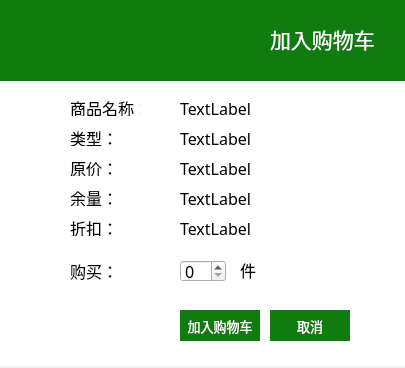
<?xml version="1.0" encoding="UTF-8"?>
<ui version="4.0">
 <class>addCartDialog</class>
 <widget class="QDialog" name="addCartDialog">
  <property name="geometry">
   <rect>
    <x>0</x>
    <y>0</y>
    <width>405</width>
    <height>368</height>
   </rect>
  </property>
  <property name="windowTitle">
   <string>加入购物车</string>
  </property>
  <widget class="QSpinBox" name="spinBoxNum">
   <property name="geometry">
    <rect>
     <x>180</x>
     <y>260</y>
     <width>46</width>
     <height>22</height>
    </rect>
   </property>
   <property name="font">
    <font>
     <family>黑体</family>
     <pointsize>12</pointsize>
    </font>
   </property>
  </widget>
  <widget class="QLabel" name="label1">
   <property name="geometry">
    <rect>
     <x>70</x>
     <y>260</y>
     <width>71</width>
     <height>21</height>
    </rect>
   </property>
   <property name="font">
    <font>
     <family>黑体</family>
     <pointsize>12</pointsize>
    </font>
   </property>
   <property name="text">
    <string>购买：</string>
   </property>
  </widget>
  <widget class="QLabel" name="label_2">
   <property name="geometry">
    <rect>
     <x>240</x>
     <y>260</y>
     <width>54</width>
     <height>20</height>
    </rect>
   </property>
   <property name="font">
    <font>
     <family>黑体</family>
     <pointsize>12</pointsize>
    </font>
   </property>
   <property name="text">
    <string>件</string>
   </property>
  </widget>
  <widget class="QPushButton" name="buttonOk">
   <property name="geometry">
    <rect>
     <x>180</x>
     <y>310</y>
     <width>80</width>
     <height>31</height>
    </rect>
   </property>
   <property name="font">
    <font>
     <family>黑体</family>
     <pointsize>10</pointsize>
    </font>
   </property>
   <property name="styleSheet">
    <string notr="true">color:white;background-color: rgb(16, 124, 15);border-style: solid</string>
   </property>
   <property name="text">
    <string>加入购物车</string>
   </property>
  </widget>
  <widget class="QPushButton" name="buttonCancel">
   <property name="geometry">
    <rect>
     <x>270</x>
     <y>310</y>
     <width>80</width>
     <height>31</height>
    </rect>
   </property>
   <property name="font">
    <font>
     <family>黑体</family>
     <pointsize>10</pointsize>
    </font>
   </property>
   <property name="styleSheet">
    <string notr="true">color:white;background-color: rgb(16, 124, 15);border-style: solid</string>
   </property>
   <property name="text">
    <string>取消</string>
   </property>
  </widget>
  <widget class="QLabel" name="label_3">
   <property name="geometry">
    <rect>
     <x>70</x>
     <y>100</y>
     <width>71</width>
     <height>16</height>
    </rect>
   </property>
   <property name="font">
    <font>
     <family>黑体</family>
     <pointsize>12</pointsize>
    </font>
   </property>
   <property name="text">
    <string>商品名称：</string>
   </property>
  </widget>
  <widget class="QLabel" name="labelName">
   <property name="geometry">
    <rect>
     <x>180</x>
     <y>100</y>
     <width>181</width>
     <height>16</height>
    </rect>
   </property>
   <property name="font">
    <font>
     <family>黑体</family>
     <pointsize>12</pointsize>
    </font>
   </property>
   <property name="text">
    <string>TextLabel</string>
   </property>
  </widget>
  <widget class="QLabel" name="label_5">
   <property name="geometry">
    <rect>
     <x>70</x>
     <y>130</y>
     <width>71</width>
     <height>16</height>
    </rect>
   </property>
   <property name="font">
    <font>
     <family>黑体</family>
     <pointsize>12</pointsize>
    </font>
   </property>
   <property name="text">
    <string>类型：</string>
   </property>
  </widget>
  <widget class="QLabel" name="label_6">
   <property name="geometry">
    <rect>
     <x>70</x>
     <y>160</y>
     <width>71</width>
     <height>16</height>
    </rect>
   </property>
   <property name="font">
    <font>
     <family>黑体</family>
     <pointsize>12</pointsize>
    </font>
   </property>
   <property name="text">
    <string>原价：</string>
   </property>
  </widget>
  <widget class="QLabel" name="label_7">
   <property name="geometry">
    <rect>
     <x>70</x>
     <y>190</y>
     <width>71</width>
     <height>16</height>
    </rect>
   </property>
   <property name="font">
    <font>
     <family>黑体</family>
     <pointsize>12</pointsize>
    </font>
   </property>
   <property name="text">
    <string>余量：</string>
   </property>
  </widget>
  <widget class="QLabel" name="label_8">
   <property name="geometry">
    <rect>
     <x>70</x>
     <y>220</y>
     <width>71</width>
     <height>16</height>
    </rect>
   </property>
   <property name="font">
    <font>
     <family>黑体</family>
     <pointsize>12</pointsize>
    </font>
   </property>
   <property name="text">
    <string>折扣：</string>
   </property>
  </widget>
  <widget class="QLabel" name="labelType">
   <property name="geometry">
    <rect>
     <x>180</x>
     <y>130</y>
     <width>141</width>
     <height>16</height>
    </rect>
   </property>
   <property name="font">
    <font>
     <family>黑体</family>
     <pointsize>12</pointsize>
    </font>
   </property>
   <property name="text">
    <string>TextLabel</string>
   </property>
  </widget>
  <widget class="QLabel" name="labelFullPrice">
   <property name="geometry">
    <rect>
     <x>180</x>
     <y>160</y>
     <width>141</width>
     <height>16</height>
    </rect>
   </property>
   <property name="font">
    <font>
     <family>黑体</family>
     <pointsize>12</pointsize>
    </font>
   </property>
   <property name="text">
    <string>TextLabel</string>
   </property>
  </widget>
  <widget class="QLabel" name="labelStock">
   <property name="geometry">
    <rect>
     <x>180</x>
     <y>190</y>
     <width>141</width>
     <height>16</height>
    </rect>
   </property>
   <property name="font">
    <font>
     <family>黑体</family>
     <pointsize>12</pointsize>
    </font>
   </property>
   <property name="text">
    <string>TextLabel</string>
   </property>
  </widget>
  <widget class="QLabel" name="labelRate">
   <property name="geometry">
    <rect>
     <x>180</x>
     <y>220</y>
     <width>141</width>
     <height>16</height>
    </rect>
   </property>
   <property name="font">
    <font>
     <family>黑体</family>
     <pointsize>12</pointsize>
    </font>
   </property>
   <property name="text">
    <string>TextLabel</string>
   </property>
  </widget>
  <widget class="QLabel" name="label_9">
   <property name="geometry">
    <rect>
     <x>0</x>
     <y>0</y>
     <width>411</width>
     <height>81</height>
    </rect>
   </property>
   <property name="styleSheet">
    <string notr="true">color:white;background-color: rgb(16, 124, 15);border-style: solid</string>
   </property>
   <property name="text">
    <string/>
   </property>
  </widget>
  <widget class="QLabel" name="label_4">
   <property name="geometry">
    <rect>
     <x>210</x>
     <y>15</y>
     <width>48</width>
     <height>48</height>
    </rect>
   </property>
   <property name="text">
    <string/>
   </property>
   <property name="pixmap">
    <pixmap resource="icon.qrc">:/Icon/Icon/addcart-white-48.png</pixmap>
   </property>
  </widget>
  <widget class="QLabel" name="label_10">
   <property name="geometry">
    <rect>
     <x>270</x>
     <y>15</y>
     <width>121</width>
     <height>48</height>
    </rect>
   </property>
   <property name="font">
    <font>
     <family>黑体</family>
     <pointsize>16</pointsize>
    </font>
   </property>
   <property name="styleSheet">
    <string notr="true">color:white;background-color: rgb(16, 124, 15);border-style: solid</string>
   </property>
   <property name="text">
    <string>加入购物车</string>
   </property>
  </widget>
  <widget class="QLabel" name="label">
   <property name="geometry">
    <rect>
     <x>0</x>
     <y>75</y>
     <width>411</width>
     <height>291</height>
    </rect>
   </property>
   <property name="minimumSize">
    <size>
     <width>411</width>
     <height>291</height>
    </size>
   </property>
   <property name="maximumSize">
    <size>
     <width>411</width>
     <height>291</height>
    </size>
   </property>
   <property name="styleSheet">
    <string notr="true">background-color: rgb(255, 255, 255);</string>
   </property>
   <property name="text">
    <string/>
   </property>
  </widget>
  <zorder>label</zorder>
  <zorder>spinBoxNum</zorder>
  <zorder>label1</zorder>
  <zorder>label_2</zorder>
  <zorder>buttonOk</zorder>
  <zorder>buttonCancel</zorder>
  <zorder>label_3</zorder>
  <zorder>labelName</zorder>
  <zorder>label_5</zorder>
  <zorder>label_6</zorder>
  <zorder>label_7</zorder>
  <zorder>label_8</zorder>
  <zorder>labelType</zorder>
  <zorder>labelFullPrice</zorder>
  <zorder>labelStock</zorder>
  <zorder>labelRate</zorder>
  <zorder>label_9</zorder>
  <zorder>label_4</zorder>
  <zorder>label_10</zorder>
 </widget>
 <resources>
  <include location="icon.qrc"/>
 </resources>
 <connections/>
</ui>
